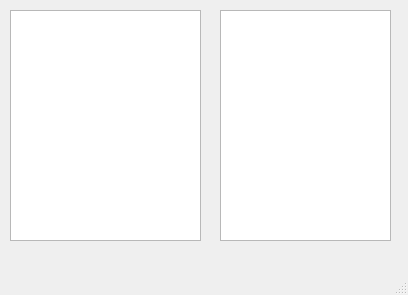
<?xml version="1.0" encoding="UTF-8"?>
<ui version="4.0">
 <class>MainWindow</class>
 <widget class="QMainWindow" name="MainWindow">
  <property name="geometry">
   <rect>
    <x>0</x>
    <y>0</y>
    <width>408</width>
    <height>295</height>
   </rect>
  </property>
  <property name="windowTitle">
   <string>MainWindow</string>
  </property>
  <widget class="QWidget" name="centralWidget">
   <widget class="QTreeView" name="treeView">
    <property name="geometry">
     <rect>
      <x>10</x>
      <y>10</y>
      <width>191</width>
      <height>231</height>
     </rect>
    </property>
   </widget>
   <widget class="QListView" name="listView">
    <property name="geometry">
     <rect>
      <x>220</x>
      <y>10</y>
      <width>171</width>
      <height>231</height>
     </rect>
    </property>
   </widget>
  </widget>
  <widget class="QMenuBar" name="menuBar">
   <property name="geometry">
    <rect>
     <x>0</x>
     <y>0</y>
     <width>408</width>
     <height>21</height>
    </rect>
   </property>
  </widget>
  <widget class="QStatusBar" name="statusBar"/>
 </widget>
 <layoutdefault spacing="6" margin="11"/>
 <resources/>
 <connections/>
</ui>
